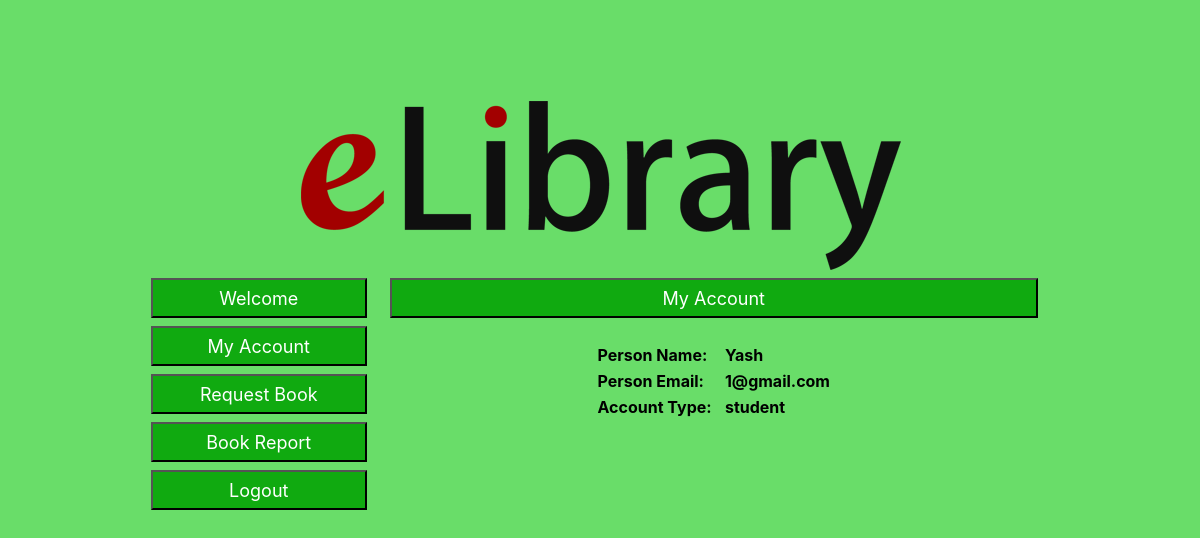
Screenshot of /otheruser_dashboard.php?userlogid=6 with the database file from the repository.
### tables this page shows
CREATE TABLE `userdata` (
  `id` int(11) NOT NULL,
  `name` varchar(25) NOT NULL,
  `email` varchar(25) NOT NULL,
  `pass` varchar(25) NOT NULL,
  `type` varchar(25) NOT NULL
);

### db.php (called while the page is built, shortened)
<?php
class db{
function setconnection(){
    try{
        $this->connection=new PDO("mysql:host=remotemysql.com; dbname=Egqi5VWYI2","Egqi5VWYI2","8782gwAt1W");
    }catch(PDOException $e){
        echo "Error";
    }
}
}

### data_class.php (called while the page is built, shortened)
<?php include("db.php");
class data extends db {
    function userdetail($id){
        $q="SELECT * FROM userdata where id ='$id'";
        $data=$this->connection->query($q);
        return $data;
    }
}

### otheruser_dashboard.php (the view, shortened to what this page needs)
<?php
$userloginid = $_SESSION["userid"] = $_GET['userlogid'];
?>
<!DOCTYPE html>
<html>
<head>
    <link href="//maxcdn.bootstrapcdn.com/bootstrap/4.1.1/css/bootstrap.min.css" rel="stylesheet" id="bootstrap-css">
</head>
<body>
    <?php
    include("data_class.php");
    ?>
    <div class="container">
        <div class="innerdiv">
            <div class="row"><img class="imglogo" src="public/images/logo.png" alt="logo" /></div>
            <div class="leftinnerdiv">
                <Button class="greenbtn">Welcome</Button>
                <Button class="greenbtn" onclick="openpart('myaccount')"> My Account</Button>
                <Button class="greenbtn" onclick="openpart('requestbook')"> Request Book</Button>
                <Button class="greenbtn" onclick="openpart('issuereport')"> Book Report</Button>
                <a href="index.php"><Button class="greenbtn"> Logout</Button></a>
            </div>
            <div class="rightinnerdiv">
                <div id="myaccount" class="innerright portion" style="<?php if (!empty($_REQUEST['returnid'])) {
                                                                            echo "display:none";
                                                                        } else {
                                                                            echo "";
                                                                        } ?>">
                    <Button class="greenbtn">My Account</Button>
                    <?php
                    $u = new data;
                    $u->setconnection();
                    $u->userdetail($userloginid);
                    $recordset = $u->userdetail($userloginid);
                    foreach ($recordset as $row) {
                        $name = $row[1];
                        $email = $row[2];
                        $type = $row[4];
                    }
                    ?>
                    <table class="myaccountTable">
                        <tr>
                            <td>Person Name: &nbsp&nbsp</td>
                            <td><?php echo $name ?></td>
                        </tr>
                        <tr>
                            <td>Person Email: &nbsp&nbsp</td>
                            <td><?php echo $email ?></td>
                        </tr>
                        <tr>
                            <td>Account Type: &nbsp&nbsp</td>
                            <td><?php echo $type ?></td>
                        </tr>
                    </table>
                </div>
            </div>
        </div>
    </div>
</body>
</html>

### otheruser_dashboard.php (style rules this page uses)
.innerright, label { color: rgb(16, 170, 16); font-weight: bold; }
.container, .row, .imglogo { margin: auto; }
.innerdiv { text-align: center; margin: 100px; }
.leftinnerdiv { float: left; width: 25%; }
.rightinnerdiv { float: right; width: 75%; }
.innerright { background-color: rgb(105, 221, 105); }
.greenbtn { background-color: rgb(16, 170, 16); color: white; width: 95%; height: 40px; margin-top: 8px; }
.greenbtn, a { text-decoration: none; color: white; font-size: large; }
td { background-color: #b1feb2; color: black; }
td,a { color: black; }
.myaccountTable td { background-color: rgb(105, 221, 105); text-align: left; }
.myaccountTable { margin-left: auto; margin-right: auto; }
body { background-color: rgb(105, 221, 105); }

### rows the page displays
userdata: name "Yash", email "1@gmail.com", type "student"
